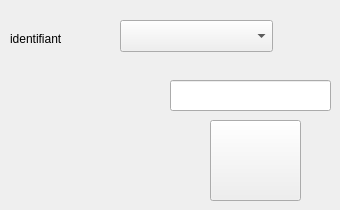
        <widget class="QWidget" name="tab_19">
         <attribute name="title">
          <string>supprimer </string>
         </attribute>
         <widget class="QComboBox" name="comboBox_3">
          <property name="geometry">
           <rect>
            <x>120</x>
            <y>20</y>
            <width>153</width>
            <height>32</height>
           </rect>
          </property>
         </widget>
         <widget class="QLabel" name="label_119">
          <property name="geometry">
           <rect>
            <x>10</x>
            <y>20</y>
            <width>111</width>
            <height>37</height>
           </rect>
          </property>
          <property name="text">
           <string>identifiant</string>
          </property>
         </widget>
         <widget class="QPushButton" name="supprimer">
          <property name="geometry">
           <rect>
            <x>210</x>
            <y>120</y>
            <width>91</width>
            <height>81</height>
           </rect>
          </property>
          <property name="font">
           <font>
            <family>MS Shell Dlg 2</family>
            <pointsize>14</pointsize>
            <weight>50</weight>
            <italic>false</italic>
            <bold>false</bold>
           </font>
          </property>
          <property name="styleSheet">
           <string notr="true">border-image: url(:/img/trash-bin (1).png);</string>
          </property>
          <property name="text">
           <string/>
          </property>
         </widget>
         <widget class="QLineEdit" name="supp">
          <property name="geometry">
           <rect>
            <x>170</x>
            <y>80</y>
            <width>161</width>
            <height>31</height>
           </rect>
          </property>
         </widget>
        </widget>
